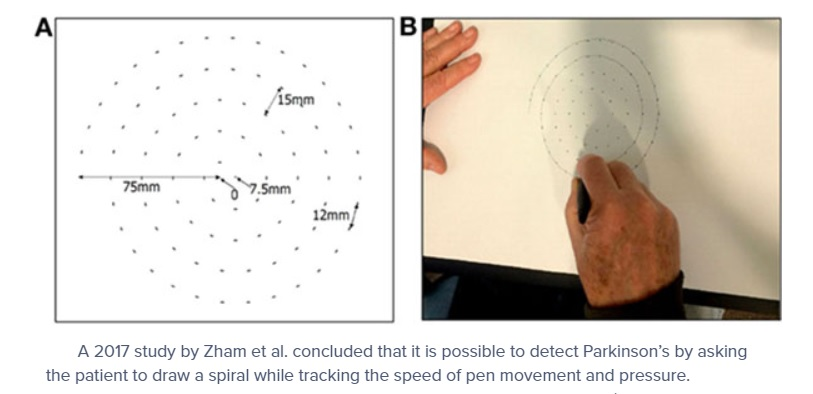
#> input picture Detecting Parkinson’s Disease/spirals and waves.jpg, 813 x 394 px, given as the content of the folder detect-parkinsons, which was not available
$ jupyter execute --allow-errors detect_parkinsons.ipynb   (shell and % lines are left out)   (text cells are left out)
#> lines starting #> are read from the running program, lines starting #| are printed output that depends on the picture; after the words box and inside, x2 and y2 are one past the last pixel; in counts of white or black regions, pixels touching at a corner belong together; pictures that were not available may be replaced by others from this repository, and a replacement may not be noted
[cell 1]
%cd detect-parkinsons

[cell 2]
# import the necessary packages
from sklearn.ensemble import RandomForestClassifier
from sklearn.preprocessing import LabelEncoder
from sklearn.metrics import confusion_matrix
from skimage import feature
from imutils import build_montages
from imutils import paths
import matplotlib.pyplot as plt
import numpy as np
import argparse
import cv2
import os

[cell 3]
def plt_imshow(title, image):
	# convert the image frame BGR to RGB color space and display it
	image = cv2.cvtColor(image, cv2.COLOR_BGR2RGB)
	plt.figure(figsize=(15, 15))
	plt.imshow(image)
	plt.title(title)
	plt.grid(False)
	plt.show()

[cell 4]
def quantify_image(image):
	# compute the histogram of oriented gradients feature vector for
	# the input image
	features = feature.hog(image, orientations=9,
		pixels_per_cell=(10, 10), cells_per_block=(2, 2),
		transform_sqrt=True, block_norm="L1")

	# return the feature vector
	return features

[cell 5]
def load_split(path):
	# grab the list of images in the input directory, then initialize
	# the list of data (i.e., images) and class labels
#> called with path = 'dataset/wave/training'
	imagePaths = list(paths.list_images(path))
	data = []
	labels = []

	# loop over the image paths
	for imagePath in imagePaths:
		# extract the class label from the filename
		label = imagePath.split(os.path.sep)[-2]

		# load the input image, convert it to grayscale, and resize
		# it to 200x200 pixels, ignoring aspect ratio
		image = cv2.imread(imagePath)
#> image is the input picture: shape (394, 813, 3); mean B, G, R 209.5, 217.5, 224.1
		image = cv2.cvtColor(image, cv2.COLOR_BGR2GRAY)
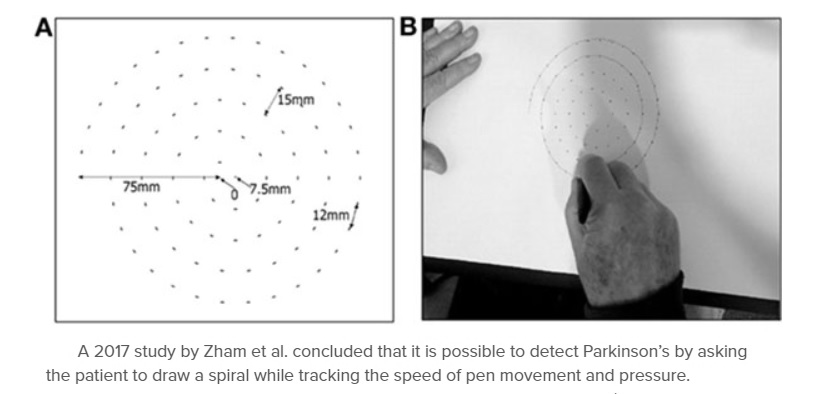
#> image: shape (394, 813); min 0, max 255, mean 218.6
		image = cv2.resize(image, (200, 200))
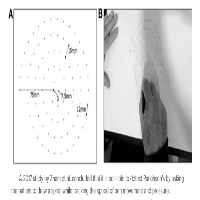
#> image: shape (200, 200); min 0, max 255, mean 218.9

		# threshold the image such that the drawing appears as white
		# on a black background
		image = cv2.threshold(image, 0, 255,
			cv2.THRESH_BINARY_INV | cv2.THRESH_OTSU)[1]
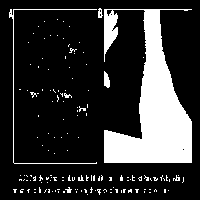
#> image: shape (200, 200); 19.5% white; 146 white regions (138 under 20 px), largest, box (x1, y1, x2, y2) and area: (104, 9, 192, 163) 6702, (9, 9, 97, 164) 346, (104, 71, 110, 88) 75

		# quantify the image
		features = quantify_image(image)
#> in quantify_image, `features = feature.hog(image, orientations=9, pixels_per_cell=(10, 10)..`: features = 12996 values, max 1 at index 5202, min 0 at index 1, mean 0.024

		# update the data and labels lists, respectively
		data.append(features)
		labels.append(label)

	# return the data and labels
	return (np.array(data), np.array(labels))

[cell 6]
# since we are using Jupyter Notebooks we can replace our argument
# parsing code with *hard coded* arguments and values
args = {
	"dataset": "dataset/wave",  #dataset/spiral
    "trials": 5
}

[cell 7]
# define the path to the training and testing directories
trainingPath = os.path.sep.join([args["dataset"], "training"])
testingPath = os.path.sep.join([args["dataset"], "testing"])

# loading the training and testing data
print("[INFO] loading data...")
(trainX, trainY) = load_split(trainingPath)
(testX, testY) = load_split(testingPath)

# encode the labels as integers
le = LabelEncoder()
trainY = le.fit_transform(trainY)
#> trainY = [0]
testY = le.transform(testY)
#> testY = [0]

# initialize our trials dictionary
trials = {}
